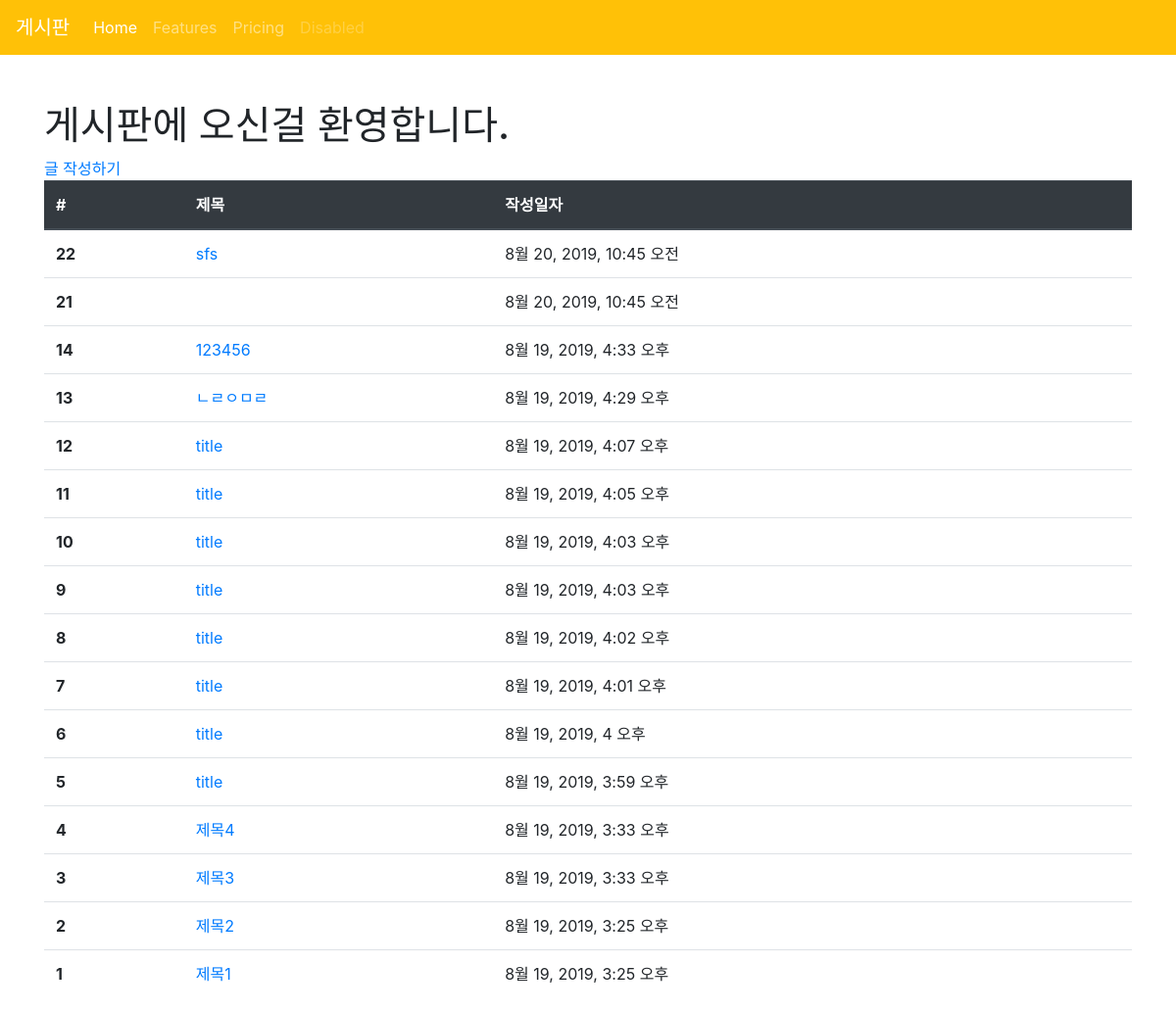
The page /articles/ on the database as committed earlier.
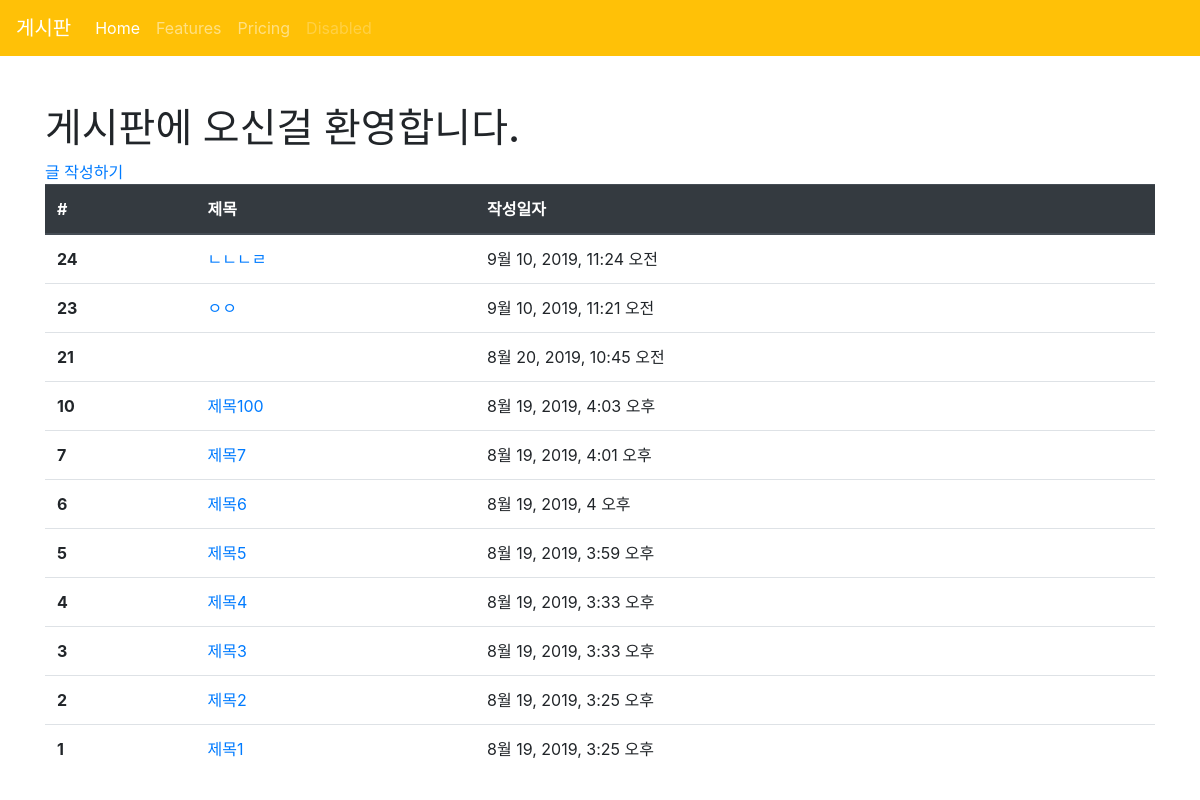
The same page on the database as committed later.
### articles/models.py (models this page shows, shortened)
class Article(models.Model):
    title = models.CharField(max_length=10)
    content = models.TextField()
    created_at = models.DateTimeField(auto_now_add=True)
    updated_at = models.DateTimeField(auto_now=True)

### articles/views.py (the view)
# urls.py: path('', views.index, name='index'),
def index(request):
    articles = Article.objects.order_by('-id')
    context = {
        'articles' : articles
    }
    return render(request, 'articles/index.html', context)

### articles/templates/articles/index.html (shortened to what this page needs)
<!DOCTYPE html>
<html lang="ko">
<head>
</head>
{% extends 'articles/base.html' %}
{% block body %}
<h1>게시판에 오신걸 환영합니다.</h1>
<a href="{% url 'articles:new' %}">글 작성하기</a>
<table class="table">
  <thead class="thead-dark">
    <tr>
      <th scope="col">#</th>
      <th scope="col">제목</th>
      <th scope="col">작성일자</th>
    </tr>
  </thead>
  <tbody>
    {% for article in articles %}
    <tr>
      <th scope="row">{{ article.id }}</th>
      <td>
        <a href="{% url 'articles:detail' article.pk %}">{{ article.title }}</a>
      </td>
      <td>{{ article.created_at }}</td>
    </tr>
    {% endfor %}
  </tbody>
</table>
{% endblock %}

### articles/templates/articles/base.html (shortened to what this page needs)
<!DOCTYPE html>
<html lang="ko">
<head>
  <link rel="stylesheet" href="https://stackpath.bootstrapcdn.com/bootstrap/4.3.1/css/bootstrap.min.css">
</head>
<body>
  <nav class="navbar navbar-expand-lg navbar-dark bg-warning">
    <a class="navbar-brand" href="/">게시판</a>
    <div class="collapse navbar-collapse" id="navbarNav">
      <ul class="navbar-nav">
        <li class="nav-item active">
          <a class="nav-link" href="#">Home <span class="sr-only">(current)</span></a>
        </li>
        <li class="nav-item">
          <a class="nav-link" href="#">Features</a>
        </li>
        <li class="nav-item">
          <a class="nav-link" href="#">Pricing</a>
        </li>
        <li class="nav-item">
          <a class="nav-link disabled" href="#" tabindex="-1" aria-disabled="true">Disabled</a>
        </li>
      </ul>
    </div>
  </nav>
  <div class="container mt-5">
    {% block body %}
    {% endblock %}
  </div>
</body>
</html>

Rows that differ between the two databases and show on the page:
removed Article: id "22", title "sfs", created_at "8월 20, 2019, 10:45 오전"
removed Article: id "14", title "123456", created_at "8월 19, 2019, 4:33 오후"
removed Article: id "13", title "ㄴㄹㅇㅁㄹ", created_at "8월 19, 2019, 4:29 오후"
removed Article: id "12", title "title", created_at "8월 19, 2019, 4:07 오후"
removed Article: id "11", title "title", created_at "8월 19, 2019, 4:05 오후"
removed Article: id "9", title "title", created_at "8월 19, 2019, 4:03 오후"
removed Article: id "8", title "title", created_at "8월 19, 2019, 4:02 오후"
added Article: id "24", title "ㄴㄴㄴㄹ", created_at "9월 10, 2019, 11:24 오전"
added Article: id "23", title "ㅇㅇ", created_at "9월 10, 2019, 11:21 오전"
changed Article "8월 19, 2019, 4:03 오후": title "title" → "제목100"
changed Article "8월 19, 2019, 4:01 오후": title "title" → "제목7"
changed Article "8월 19, 2019, 4 오후": title "title" → "제목6"
changed Article "8월 19, 2019, 3:59 오후": title "title" → "제목5"
